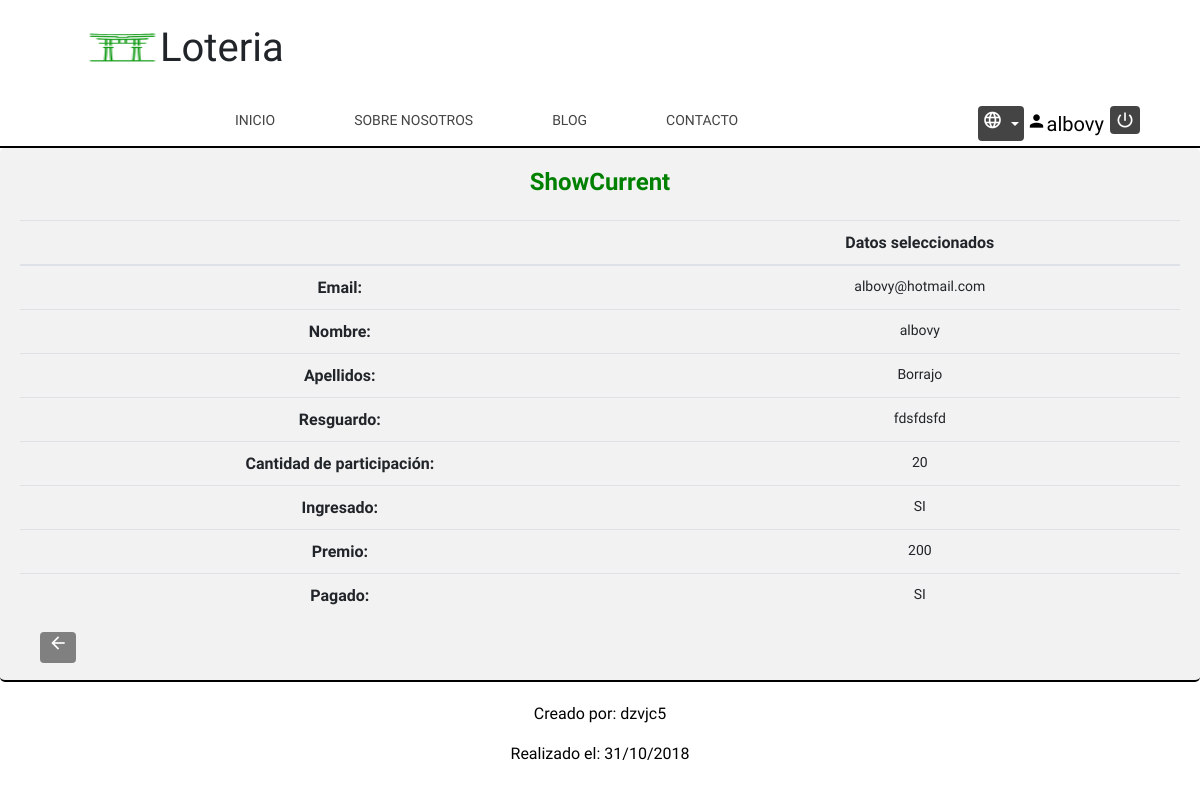
Page /Controller/Loteria_Controller.php?action=showcurrent&email=albovy@hotmail.com (signed in) on the committed database.
### tables this page shows
CREATE TABLE `LOTERIAIU` (
  `lot.email` varchar(60) NOT NULL COMMENT 'email del que participa en la loteria',
  `lot.nombre` varchar(30) NOT NULL COMMENT 'nombre del que participa en la loteria',
  `lot.apellidos` varchar(40) NOT NULL COMMENT 'apellidos del que participa en la loteria',
  `lot.participacion` int(3) NOT NULL COMMENT 'importe con el que participa en la loteria',
  `lot.resguardo` varchar(50) NOT NULL COMMENT 'resguardo de la participación en la loteria',
  `lot.ingresado` enum('SI','NO') DEFAULT NULL COMMENT 'ha ingresado la participación',
  `lot.premiopersonal` int(6) DEFAULT NULL COMMENT 'premio que le corresponde por la participacion jugada',
  `lot.pagado` enum('SI','NO') DEFAULT NULL COMMENT 'se le ha pagado el premio que el corresponde'
);

### Locale/Strings_SPANISH.php (called while the page is built)
<?php
$strings =
array(
	'Loteria' => 'Loteria',
	'Inicio' => 'Inicio',
	'Sobre nosotros' => 'Sobre nosotros',
	'Blog' => 'Blog',
	'Idioma' => 'Idioma',
	'Español' => 'Español',
	'Inglés' => 'Inglés',
	'Gallego' => 'Gallego',
	'Contacto' => 'Contacto',
	'Registrate' => 'Registrate',
	'Usuario' => 'Usuario',
	'Contraseña' => 'Contraseña',
	'Volver' => 'Volver',
	'Dni' => 'Dni',
	'Teléfono' => 'Teléfono',
	'Fecha de nacimiento' => 'Fecha de nacimiento',
	'Grupo de prácticas' => 'Grupo de prácticas',
	'Email' => 'Email',
	'Nombre' => 'Nombre',
	'Apellidos' => 'Apellidos',
	'Titulación' => 'Titulación',
	'Curso académico' => 'Curso académico',
	'El login no existe' => 'El login no existe',
	'Tu usuario' => 'Tu usuario',
	'Tu contraseña' => 'Tu contraseña',
	'Login, email o dni ya existen' => 'Login, email o dni ya existen',
	'Error de inserción' => 'Error de inserción',
	'Registrado' => 'Registrado',
	'Creado por' => 'Creado por',
	'Realizado el' => 'Realizado el',
	'Cantidad de participación' => 'Cantidad de participación',
	'Ingresado' => 'Ingresado',
	'Premio' => 'Premio',
	'Pagado' => 'Pagado',
	'SI' => 'SI',
	'NO' => 'NO',
	'Algunos datos vacios' => 'Algunos datos vacios',
	'Resguardo' => 'Resguardo',
	'Insertado' => 'Insertado',
	'Error insertando' => 'Error insertando',
	'Ya existe una participación con ese email' => 'Ya existe una participación con ese email',
	'No hay participaciones' => 'No hay participaciones',
	'Error editando' => 'Error editando',
	'Editado' => 'Editado',
	'Datos seleccionados' => 'Datos seleccionados',
    'Error borrando' => 'Error borrando',
	'Borrado' => 'Borrado',
	'Borrar' => 'Borrar',
	'¿Seguro que quiere borrar los datos?' => '¿Seguro que quiere borrar los datos?',
	'Buscar' => 'Buscar',
	'Resultados' => 'Resultados'
 )
;
 ?>

### Model/Loteria_Model.php (called while the page is built, shortened)
<?php
    class Loteria_Model{
        var $email;
        var $nombre;
        var $apellidos;
        var $participacion;
        var $ingresado;
        var $resguardo;
        var $premiPersonal;
        var $pagado;
        var $mysqli;
        function __construct($email=null,$nombre=null,$apellidos=null,$resguardo=null,$participacion=null,$ingresado=null,$premiPersonal=null,$pagado=null){
            $this->email = $email;
            $this->nombre = $nombre;
            $this->apellidos = $apellidos;
            $this->resguardo = $resguardo;
            $this->participacion = $participacion;
            $this->ingresado = $ingresado;
            $this->premiPersonal = $premiPersonal;
            $this->pagado = $pagado;
            include_once '../Model/Access_DB.php';
	        $this->mysqli = ConnectDB();
        }
        function getEmail(){
            return $this->email;
        }
        function getNombre(){
            return $this->nombre;
        }
        function getParticipacion(){
            return $this->participacion;
        }
        function getResguardo(){
            return $this->resguardo;
        }
        function getIngresado(){
            return $this->ingresado;
        }
        function getPremioPersonal(){
            return $this->premiPersonal;
        }
        function getApellidos(){
            return $this->apellidos;
        }
        function getPagado(){
            return $this->pagado;
        }
        function findByEmail(){
            $sql = "SELECT *
                    FROM LOTERIAIU
                    WHERE `lot.email` = '$this->email'";
            $resultado = $this->mysqli->query($sql);
            if($resultado->num_rows == 0){
                return 'Email incorrecto';
            }else{
                $tupla = $resultado->fetch_array();
                $this->nombre = $tupla['lot.nombre'];
                $this->apellidos = $tupla['lot.apellidos'];
                $this->resguardo = $tupla['lot.resguardo'];
                $this->participacion = $tupla['lot.participacion'];
                $this->ingresado = $tupla['lot.ingresado'];
                $this->premiPersonal = $tupla['lot.premiopersonal'];
                $this->pagado = $tupla['lot.pagado'];
                return $this;
            }
        }
    }
?>

### Model/Access_DB.php (called while the page is built)
<?php
function ConnectDB()
{
    $mysqli = new mysqli("localhost", 'iu2018', 'pass2018' , 'IU2018');
	if ($mysqli->connect_errno) {
		include './MESSAGE_View.php';
		new MESSAGE("Fallo al conectar a MySQL: (" . $mysqli->connect_errno . ") " . $mysqli->connect_error, './index.php');
		return false;
	}
	else{
		return $mysqli;
	}
}
?>

### View/Loteriaiu_SHOWCURRENT_View.php (the view)
<?php
    class ShowCurrent{
        var $loteria;
        function __construct($loteria){
            $this->loteria = $loteria;
            $this->render();
        }
        function render(){
            include '../View/Header.php';
?>
            <div class="tabla">
		<h2 class="textoForm">ShowCurrent</h2>
		<table class="table">
			<thead>
				<th> </th>
				<th class="thDeleteOrTupla"><?= $strings['Datos seleccionados'] ?></th>
			</thead>
			<tbody>
				<tr>
					<td class="tdColDeleteOrTupla"><?= $strings['Email'] ?>:</td>
					<td class="tdDeleteOrTupla"><?= $this->loteria->getEmail()   ?></td>
				</tr>
				<tr>
					<td class="tdColDeleteOrTupla"><?= $strings['Nombre'] ?>:</td>
					<td class="tdDeleteOrTupla"><?= $this->loteria->getNombre()?></td>
				</tr>
				<tr>
					<td class="tdColDeleteOrTupla"><?= $strings['Apellidos']?>:</td>
					<td class="tdDeleteOrTupla"><?= $this->loteria->getApellidos()?></td>
				</tr>
				<tr>
					<td class="tdColDeleteOrTupla"><?= $strings['Resguardo']?>:</td>
					<td class="tdDeleteOrTupla"><?= $this->loteria->getResguardo()?></td>
				</tr>
				<tr>
					<td class="tdColDeleteOrTupla"><?= $strings['Cantidad de participación'] ?>:</td>
					<td class="tdDeleteOrTupla"><?= $this->loteria->getParticipacion()?></td>
				</tr>
				<tr>
					<td class="tdColDeleteOrTupla"><?= $strings['Ingresado']?>:</td>
					<td class="tdDeleteOrTupla"><?= $this->loteria->getIngresado()?></td>
				</tr>
				<tr>
					<td class="tdColDeleteOrTupla"><?= $strings['Premio']?>:</td>
					<td class="tdDeleteOrTupla"><?= $this->loteria->getPremioPersonal()?></td>
				</tr>
				<tr>
					<td class="tdColDeleteOrTupla"><?= $strings['Pagado']?>:</td>
					<td class="tdDeleteOrTupla"><?= $this->loteria->getPagado()?></td>
				</tr>
			</tbody>
		</table>
		<a href="../index.php" class="buttonTablaDeleteAtras"><i class="material-icons">arrow_back</i></a>
		</div>
<?php
		include '../View/Footer.php';
		}
	}
?>

### View/css/style.css (style rules this page uses)
body { font-family: 'K2D', sans-serif; }
.textoForm { text-align: center; font-size: 24px; font-weight: bold; border: none; color: green; margin-bottom: 2%; }
.buttonTablaDeleteAtras { margin: 20px!important; width: 4%; background-color: grey; color: white; padding: 6px 8px; margin: 8px 0; border: none; border-radius: 4px; cursor: pointer; margin-top: 3%; }
.material-icons { font-size: 20px!important; }
table { text-align: center; margin: auto; }
.tabla { padding: 20px; background-color: #f2f2f2; border-bottom: 2px solid black; border-radius: 5px; }
.thDeleteOrTupla { padding: 20px; }
.tdDeleteOrTupla { text-align: center; border-top: 1px solid #ddd; font-size: 14px; padding-bottom: 4%; padding-top: 1%; }
.tdColDeleteOrTupla { font-weight: bold; padding-right: 5%; border-top: 1px solid #ddd; padding-bottom: 4%; }

### rows in the picture
loteriaiu: value "albovy@hotmail.com", value "albovy", value "Borrajo", value "fdsfdsfd", value "20", value "SI", value "200"

### other values in the picture
$strings['Loteria'] "Loteria"
$_SESSION['login'] "albovy"
$strings['Inicio'] "INICIO"
$strings['Sobre nosotros'] "SOBRE NOSOTROS"
$strings['Blog'] "BLOG"
$strings['Contacto'] "CONTACTO"
$strings['Datos seleccionados'] "Datos seleccionados"
$strings['Email'] "Email"
$strings['Nombre'] "Nombre"
$strings['Apellidos'] "Apellidos"
$strings['Resguardo'] "Resguardo"
$strings['Cantidad de participación'] "Cantidad de participación"
$strings['Ingresado'] "Ingresado"
$strings['Premio'] "Premio"
$strings['Pagado'] "Pagado"
